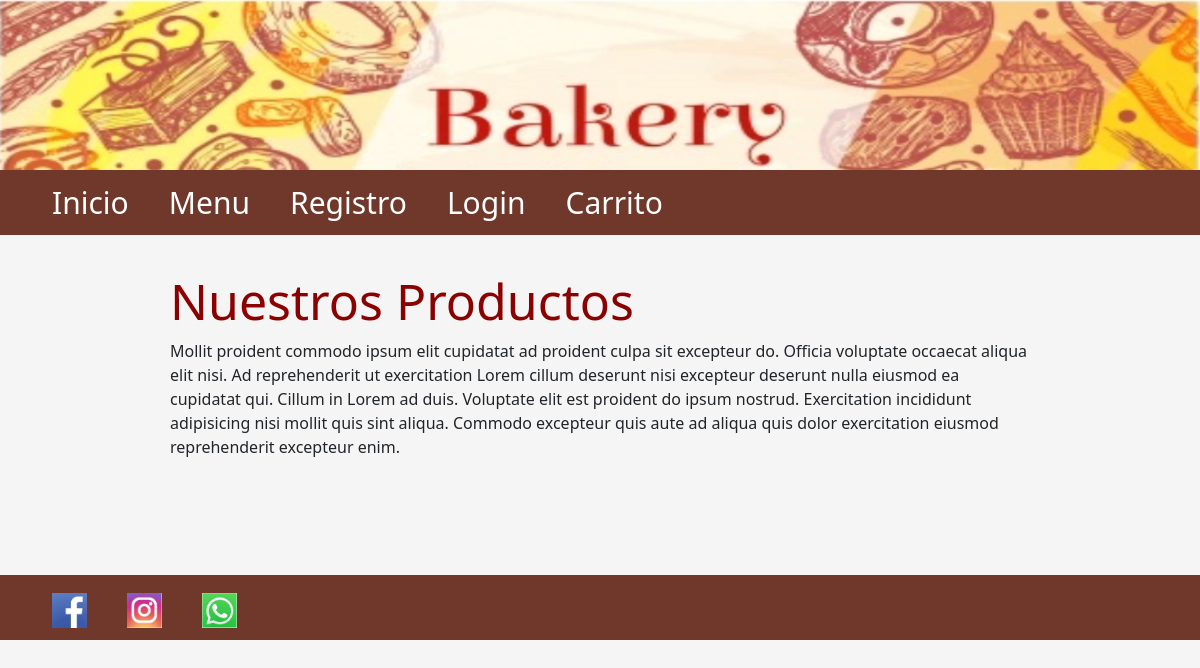
Before: / with the older database file.
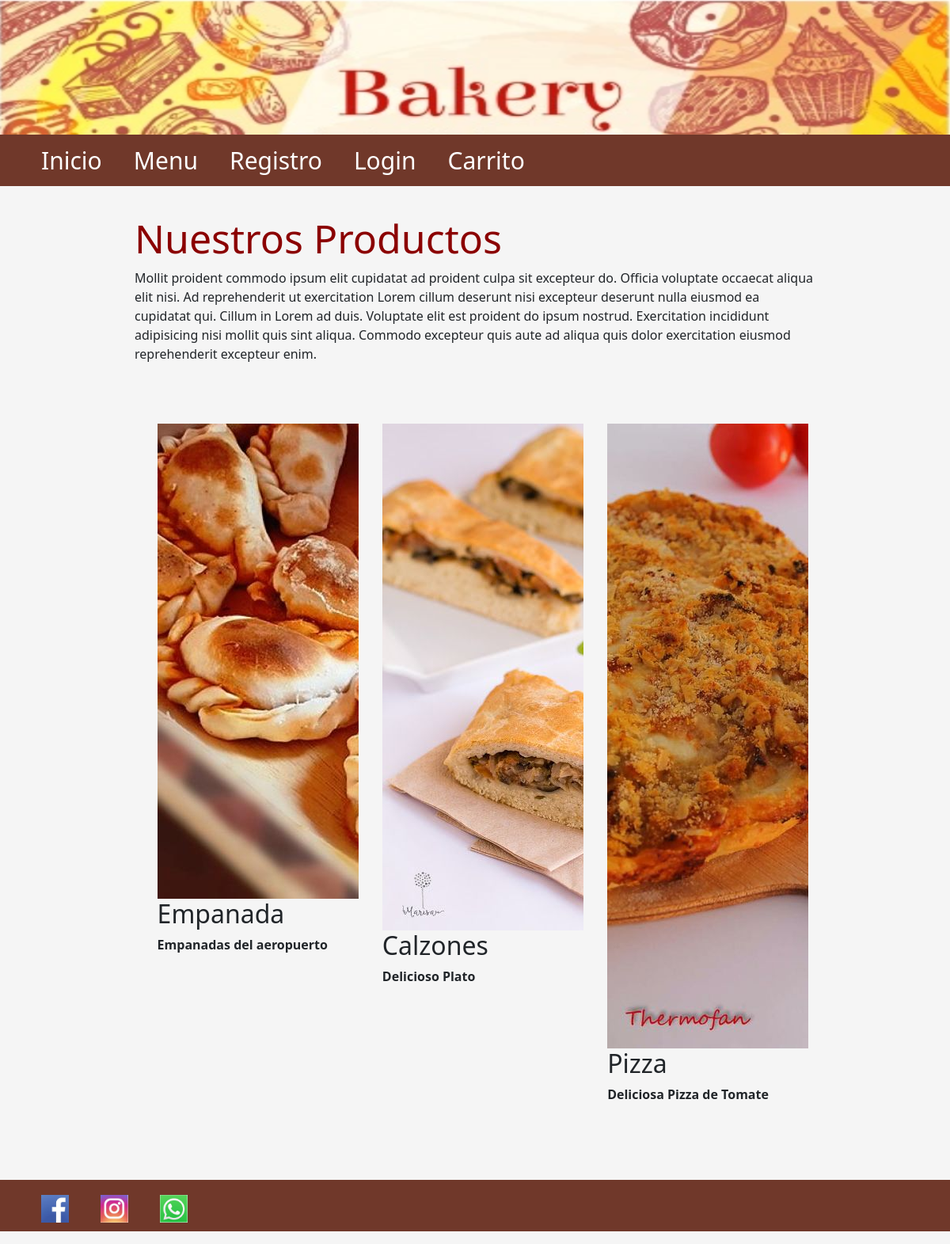
After: the same page with the newer database file.
### panaderia/models.py (models this page shows)
class Platos(db.Model):
    __tablename__ = 'platos'
    idproducto = db.Column(db.Integer, primary_key=True)
    nombreplato = db.Column(db.String(510), nullable=True)
    precioplato = db.Column(db.Integer, nullable=True)
    descripcionplato = db.Column(db.String(200))
    nombreimagenplato = db.Column(db.String(200), nullable=False)

### panaderia/views.py (the view)
@app.route('/')
def index():
    platos = Platos.query.all()
    return render_template('/index.html', platos=platos)

### panaderia/templates/Index.html
{% extends './layout.html' %} {% block title %} Inicio {% endblock %} {% block body %}
    <h1>Nuestros Productos</h1>
    <p>Mollit proident commodo ipsum elit cupidatat ad proident culpa sit excepteur do. Officia voluptate occaecat aliqua elit nisi. Ad reprehenderit ut exercitation Lorem cillum deserunt nisi excepteur deserunt nulla eiusmod ea cupidatat qui. Cillum in
        Lorem ad duis. Voluptate elit est proident do ipsum nostrud. Exercitation incididunt adipisicing nisi mollit quis sint aliqua. Commodo excepteur quis aute ad aliqua quis dolor exercitation eiusmod reprehenderit excepteur enim.</p>
    <div class="contenedor">
    {%for plato in platos%}
        <div class="imagenes-inicio">
            <div class="imagen">
                <img src="./static/uploads/{{ plato.nombreimagenplato }}" alt="">
            </div>
            <div class="info">
                <h2>{{plato.nombreplato}}</h2>
                <p>{{plato.descripcionplato}}</p>
            </div>
        </div>
    {% endfor %}
</main>
{% endblock %}

### panaderia/templates/layout.html (shortened to what this page needs)
<!DOCTYPE html>
<html lang="en">
<head>
    <link href="https://cdn.jsdelivr.net/npm/bootstrap@5.1.3/dist/css/bootstrap.min.css" rel="stylesheet">
    <link rel='stylesheet' href="{{url_for('static', filename='css/layout.css')}}" />
</head>
<header>
    <img src="{{url_for('static', filename='imagenes/bakery4.png')}}" alt="Banner Horizontal" width="100%" height="170px" />
</header>
<div>
    <nav>
        <ul>
            <li><a href="{{url_for('index')}}">Inicio</a></li>
            <li><a href="{{url_for('menu')}}">Menu</a></li>
            {% if current_user.is_authenticated %}
                <li><a href="{{url_for('perfil')}}">{{current_user.nombre}}</a></li>
                <li><a href="{{url_for('logout')}}">Logout</a></li>
                {% if current_user.idrol==2 %}
                    <li><a href="{{url_for('registro')}}">CRUD Usuario</a></li>
                    <li><a href="{{url_for('crearplatos')}}">CRUD Platos</a></li>
                    <li><a href="{{url_for('dashboard')}}">Dashboard</a></li>
                {% endif %}
            {% else %}
                <li><a href="{{url_for('registro')}}">Registro</a></li>
                <li><a href="{{url_for('login')}}">Login</a></li>
            {% endif %}
            <li><a href="/Carrito">Carrito</a></li>
        </ul>
    </nav>
    <body>
    <main>
    {% block body %} {% endblock %}
    </body>
    <footer>
        <div>
            <ul class="horizontal-list" aling="rigth">
                <li>
                    <a><img src="{{url_for('static', filename='imagenes/facebookicono.png')}}" width="35" height="35" class="x-footer-social-icons facebook" align="center"></a>
                </li>
                <li>
                    <a><img src="{{url_for('static', filename='imagenes/instagramIco.PNG')}}" width="35" height="35" class="x-footer-social-icons facebook" align='center'></a>
                </li>
                <li>
                    <a><img src="{{url_for('static', filename='imagenes/whatsappIco.png')}}" width="35" height="35" class="x-footer-social-icons facebook" align='center'></a>
                </li>
            </ul>
        </div>
    </footer>
</html>

### panaderia/static/css/layout.css (style rules this page uses)
* { margin: 0; padding: 0; font-style: Ginebra; }
main { max-width: 900px; width: 90%; margin: auto; padding: 20px; }
h1 { color: darkred; font-style: Ginebra; }
ul { list-style-type: none; background-color: #70382a; overflow: hidden; }
li { float: left; font-size: 30px; }
li a { display: block; color: white; padding-left: 20px; padding-right: 20px; padding-top: 10px; padding-bottom: 10px; text-decoration: none; text-align: center; }
h1 { text-align: left; font-size: 50px; }
.contenedor, .contenedorcarrito { width: 98%; max-width: 1000px; margin: auto; padding: 40px 0; display: grid; grid-template-columns: 1fr 1fr 1fr; gap: 10px; }
.imagenes-inicio { border-radius: 10px; min-height: 150px; font-weight: bold; padding: 20px; position: relative; overflow: hidden; background-size: cover; background-position: center center; }

### panaderia/templates/layout.html (style rules this page uses)
body { background-color: whitesmoke; animation-direction: normal; }

Changed rows visible on the page:
added Platos: nombreimagenplato (picture), nombreplato "Empanada", descripcionplato "Empanadas del aeropuerto"
added Platos: nombreimagenplato (picture), nombreplato "Calzones", descripcionplato "Delicioso Plato"
added Platos: nombreimagenplato (picture), nombreplato "Pizza", descripcionplato "Deliciosa Pizza de Tomate"
